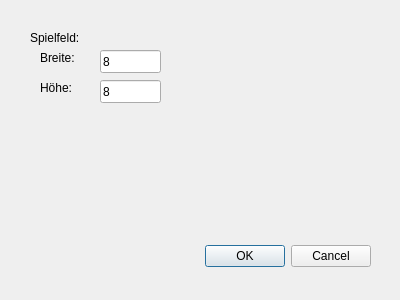
<?xml version="1.0" encoding="UTF-8"?>
<ui version="4.0">
 <class>settings</class>
 <widget class="QDialog" name="settings">
  <property name="geometry">
   <rect>
    <x>0</x>
    <y>0</y>
    <width>400</width>
    <height>300</height>
   </rect>
  </property>
  <property name="windowTitle">
   <string>Dialog</string>
  </property>
  <widget class="QDialogButtonBox" name="buttonBox">
   <property name="geometry">
    <rect>
     <x>30</x>
     <y>240</y>
     <width>341</width>
     <height>32</height>
    </rect>
   </property>
   <property name="orientation">
    <enum>Qt::Horizontal</enum>
   </property>
   <property name="standardButtons">
    <set>QDialogButtonBox::Cancel|QDialogButtonBox::Ok</set>
   </property>
  </widget>
  <widget class="QLabel" name="label">
   <property name="geometry">
    <rect>
     <x>30</x>
     <y>30</y>
     <width>53</width>
     <height>15</height>
    </rect>
   </property>
   <property name="text">
    <string>Spielfeld:</string>
   </property>
  </widget>
  <widget class="QLabel" name="label_2">
   <property name="geometry">
    <rect>
     <x>40</x>
     <y>50</y>
     <width>53</width>
     <height>15</height>
    </rect>
   </property>
   <property name="text">
    <string>Breite:</string>
   </property>
  </widget>
  <widget class="QLabel" name="label_3">
   <property name="geometry">
    <rect>
     <x>40</x>
     <y>80</y>
     <width>53</width>
     <height>15</height>
    </rect>
   </property>
   <property name="text">
    <string>Höhe:</string>
   </property>
  </widget>
  <widget class="QLineEdit" name="lineEdit">
   <property name="geometry">
    <rect>
     <x>100</x>
     <y>50</y>
     <width>61</width>
     <height>23</height>
    </rect>
   </property>
   <property name="inputMethodHints">
    <set>Qt::ImhDigitsOnly</set>
   </property>
   <property name="text">
    <string>8</string>
   </property>
  </widget>
  <widget class="QLineEdit" name="lineEdit_2">
   <property name="geometry">
    <rect>
     <x>100</x>
     <y>80</y>
     <width>61</width>
     <height>23</height>
    </rect>
   </property>
   <property name="inputMethodHints">
    <set>Qt::ImhDigitsOnly</set>
   </property>
   <property name="text">
    <string>8</string>
   </property>
  </widget>
 </widget>
 <resources/>
 <connections>
  <connection>
   <sender>buttonBox</sender>
   <signal>accepted()</signal>
   <receiver>settings</receiver>
   <slot>accept()</slot>
   <hints>
    <hint type="sourcelabel">
     <x>248</x>
     <y>254</y>
    </hint>
    <hint type="destinationlabel">
     <x>157</x>
     <y>274</y>
    </hint>
   </hints>
  </connection>
  <connection>
   <sender>buttonBox</sender>
   <signal>rejected()</signal>
   <receiver>settings</receiver>
   <slot>reject()</slot>
   <hints>
    <hint type="sourcelabel">
     <x>316</x>
     <y>260</y>
    </hint>
    <hint type="destinationlabel">
     <x>286</x>
     <y>274</y>
    </hint>
   </hints>
  </connection>
 </connections>
</ui>
